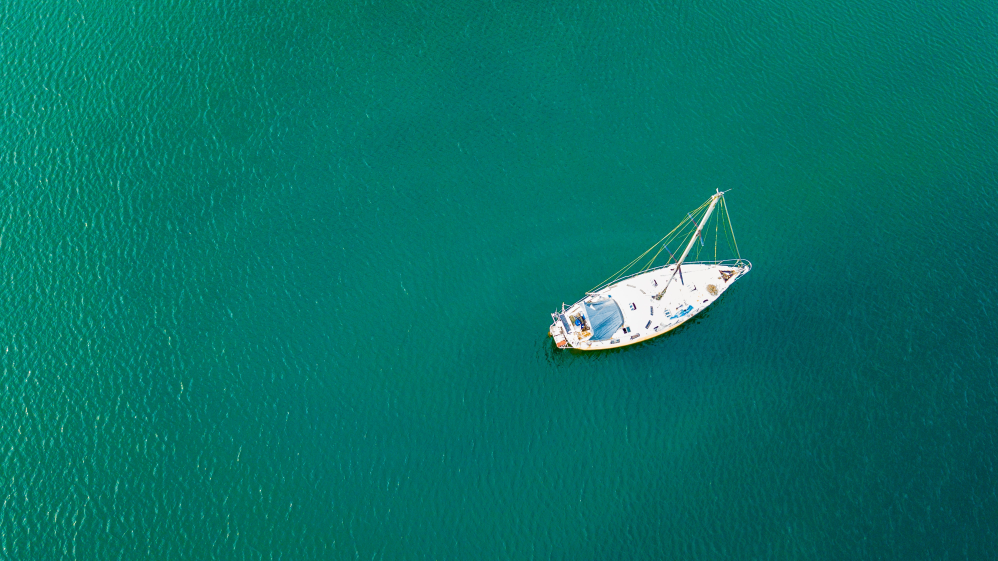
#> input picture testCases/BoatPic.jpg, 3992 x 2242 px, given in place of vid.avi, which was not available (shown at 1/4 size)
$ python interpolate.py   (older library calls are emulated)
#> lines starting #> are read from the running program, lines starting #| are printed output that depends on the picture; after the words box and inside, x2 and y2 are one past the last pixel; in counts of white or black regions, pixels touching at a corner belong together; pictures that were not available may be replaced by others from this repository, and a replacement may not be noted
import cv2
import numpy as np
import time


#GIVEN: Boat center, bounding box, webcam video feed

#GOAL: Compute next center. Increase bounding box with time. Send coordinates of said center, look at new center.append

#SECONDARY GOAL: Create "standard deviation" i.e. difference between centers of boat and center of image. as that standard deviation grows,
#request a new neural net update

#"Constant moving average"


cap = cv2.VideoCapture('testCases/vid.avi')

#center of image param
center = [360,640]

#Ideally these parameters would be dynamically adjusted based on the neural net initial grab, and then based on the bounding box size.
#Width and height params
x = 270
y = 480


while(True):

    ret, frame = cap.read()
#> frame is the input picture: shape (2242, 3992, 3); mean B, G, R 103.2, 114.9, 6.4
    height, width, channels = frame.shape
#> height = 2242; width = 3992; channels = 3
    subFrame = frame[max(0,center[0]-270):min(720,center[0]+270), max(0,center[1]-480):min(1280,center[1]+480)]
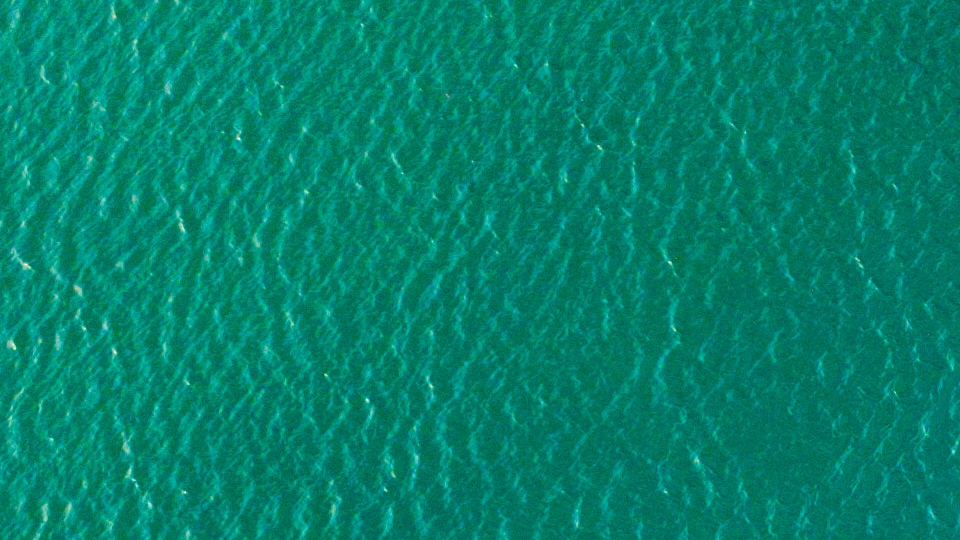
#> subFrame: shape (540, 960, 3); mean B, G, R 107.4, 129.1, 3
    #subFrame = frame[max(0,center[0]-270):min(720,center[0]+270), max(0,center[1]-480):min(1280,center[1]+480)]
    kernel = np.ones((5,5),np.uint8)

    eroFrame = cv2.erode(subFrame,kernel,iterations = 1)
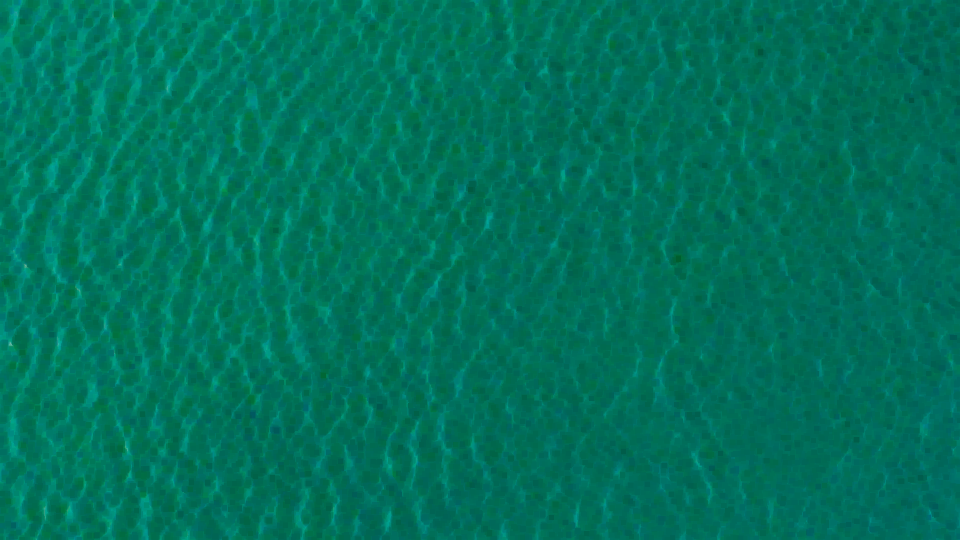
#> eroFrame: shape (540, 960, 3); mean B, G, R 91.9, 114.3, 0
    eroFrame = cv2.medianBlur(eroFrame,5)
    greyFrame = cv2.cvtColor(eroFrame,cv2.COLOR_BGR2GRAY)
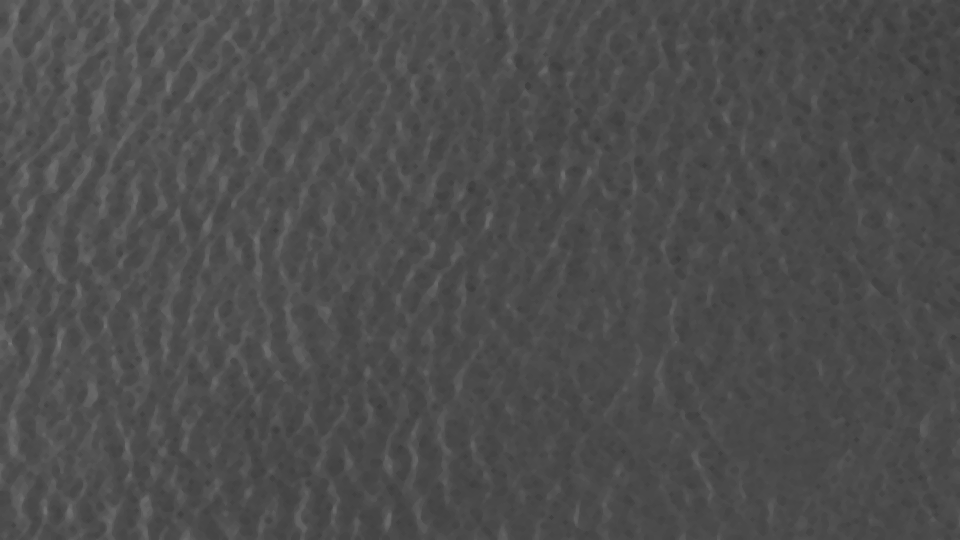
#> greyFrame: shape (540, 960); min 57, max 117, mean 77.3
    greyFrame = cv2.medianBlur(greyFrame,5)

    #Adaptive Thresholding
    v = np.median(greyFrame)
#> v = 76
    sigma = .07
    lower = int(max(0,(1.0-sigma)*v))
#> lower = 70
    upper = int(min(255, (1.0-sigma)*v))
#> upper = 70
    #print (lower, upper)
    #Canny detection
    edged = cv2.Canny(greyFrame, lower/2, upper/2)
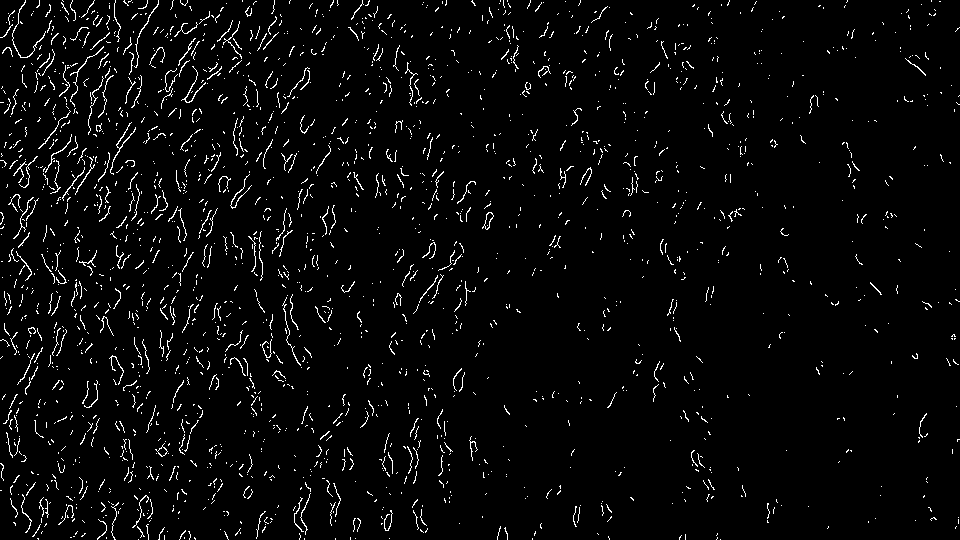
#> edged: shape (540, 960); 3.4% white in thin lines or dots
    #ret,edged = cv2.threshold(greyFrame, 200,255, 0)
    #Dilation improves detection, usually.
    kernel = np.ones((3,3),np.uint8)
    dilaFrame = cv2.dilate(edged,kernel,iterations = 1)
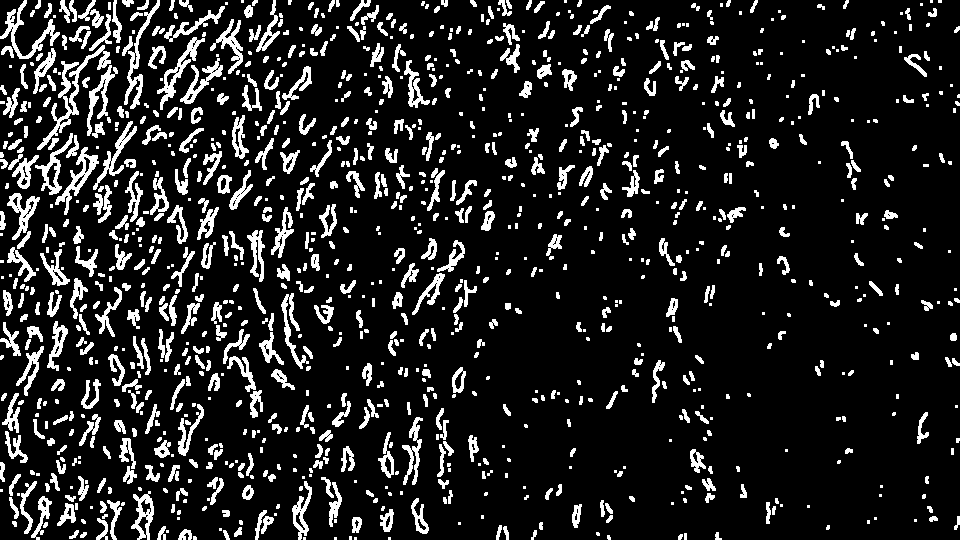
#> dilaFrame: shape (540, 960); 13.1% white; 1157 white regions (438 under 20 px), largest, box (x1, y1, x2, y2) and area: (37, 45, 111, 150) 1155, (0, 0, 60, 59) 770, (124, 0, 160, 109) 712
    dilaFrame = cv2.morphologyEx(dilaFrame, cv2.MORPH_GRADIENT, kernel)
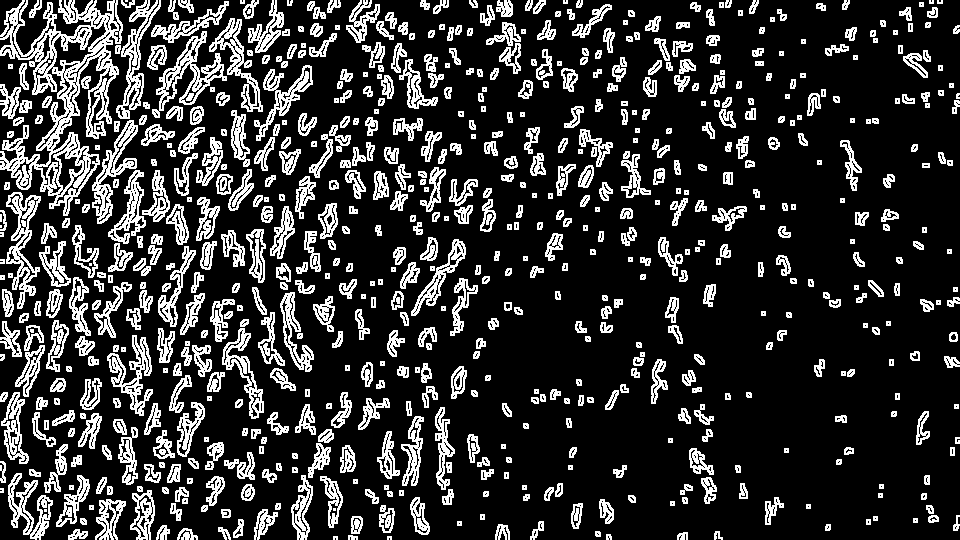
#> dilaFrame: shape (540, 960); 19.6% white in thin lines or dots
    im2, contours, hierarchy = cv2.findContours(dilaFrame, cv2.RETR_TREE, cv2.CHAIN_APPROX_SIMPLE)
#> contours = 4076 contours, 3016 with area under 20; largest, box (x1, y1, x2, y2) and area: (0, 0, 123, 216) 11216, (152, 31, 227, 118) 1890, (6, 192, 41, 309) 1606, (116, 0, 161, 119) 1557, (92, 120, 138, 224) 1482


    length = 0
    biggestContour = None
    for cont in contours:
        if (len(cont) > 6):
            e = cv2.fitEllipse(cont)
            a = e[1][0]
            b = e[1][1]

            if (b/a < 5):
                if cv2.arcLength(cont, False) > length:
                    biggestContour = cont
                    length = cv2.arcLength(cont,False)
#> this loop made 4076 passes
#> (e, a, b, length) on passes 1, 3, 6, 12, 19, 31, 67, 124: (((389, 537.5), (3.26, 7.69), 90), 3.26, 7.69, 12.83), (((352.1, 537.3), (4.52, 10.66), 92.65), 4.52, 10.66, 29.07), (((683.1, 536), (7.3, 12.71), 83.65), 7.3, 12.71, 46.73), (((77.33, 534.3), (9.41, 18.72), 81.49), 9.41, 18.72, 56.38), (((186.5, 534.8), (11.3, 18.88), 96.91), 11.3, 18.88, 97.84), (((501.7, 532.6), (13.08, 17.4), 171.9), 13.08, 17.4, 99.11), (((263.4, 522.4), (16.83, 32.74), 29.08), 16.83, 32.74, 104.9), (((109.2, 519), (26.11, 44.22), 15.28), 26.11, 44.22, 184.3)
#> (e, a, b) on passes 2, 4, 8, 21, 24, 26: (((335, 537.5), (3.26, 7.69), 90), 3.26, 7.69), (((607.9, 536.5), (5.66, 7), 106), 5.66, 7), (((717.8, 535.5), (8.73, 8.96), 110.9), 8.73, 8.96), (((224.4, 533.1), (6.92, 14.8), 139.5), 6.92, 14.8), (((162.4, 532.8), (10.49, 16.74), 23.59), 10.49, 16.74), (((161.5, 530.6), (2.75, 8.6), 34.23), 2.75, 8.6)
#> after the loop, biggestContour = contour of 905 points, box (x1, y1, x2, y2) (0, 0, 123, 216), area 11216; length = 2189

    #cv2.drawContours(subFrame, biggestContour, -1, (0,255,0),3)


    M = cv2.moments(biggestContour)
#> M = moments, m00 11216, centre m10/m00, m01/m00 = (64.41, 94.72)
    try:
        cv2.ellipse(subFrame,cv2.fitEllipse(biggestContour),(255,0,255),4)
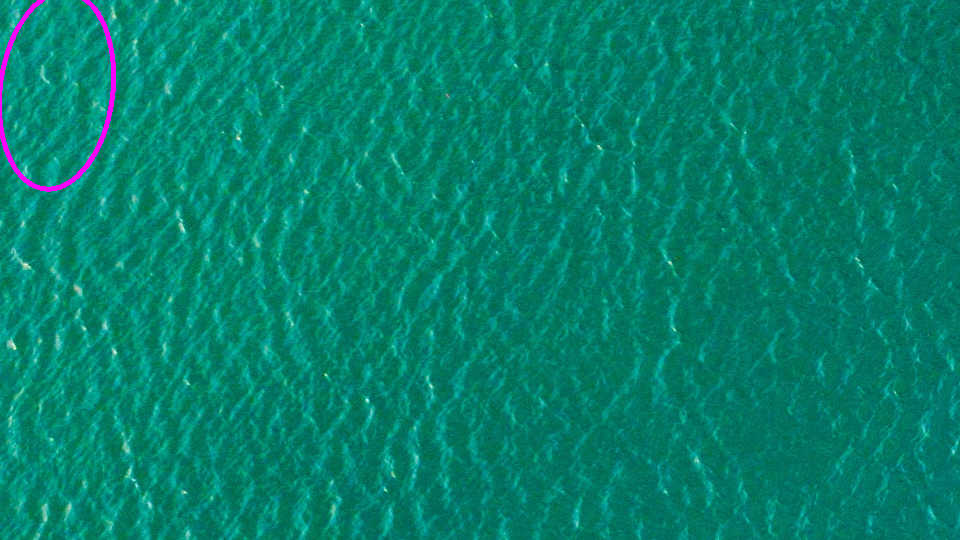
#> subFrame: shape (540, 960, 3); 0.41% of pixels changed, all inside (x1, y1, x2, y2) = (0, 0, 116, 192)
        cX = int(M["m10"] / M["m00"])
#> cX = 64
        cY = int(M["m01"] / M["m00"])
#> cY = 94
        center[1] = (center[1]+cX)/2
        center[0] = (center[0]+cY)/2
    except:
        print ("null")
    if cv2.waitKey(10) & 0xFF == ord('q'):
#> (key q is pressed here)
            break
    cv2.rectangle(subFrame, (0,0),(960,480),(0,255,255),thickness=4)
    cv2.imshow('frame',frame)


cap.release()
cv2.destroyAllWindows()
